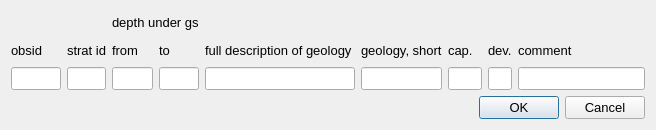
<?xml version="1.0" encoding="UTF-8"?>
<ui version="4.0">
 <class>Dialog</class>
 <widget class="QDialog" name="Dialog">
  <property name="geometry">
   <rect>
    <x>0</x>
    <y>0</y>
    <width>656</width>
    <height>130</height>
   </rect>
  </property>
  <property name="sizePolicy">
   <sizepolicy hsizetype="Preferred" vsizetype="Minimum">
    <horstretch>0</horstretch>
    <verstretch>0</verstretch>
   </sizepolicy>
  </property>
  <property name="minimumSize">
   <size>
    <width>0</width>
    <height>120</height>
   </size>
  </property>
  <property name="maximumSize">
   <size>
    <width>16777215</width>
    <height>135</height>
   </size>
  </property>
  <property name="windowTitle">
   <string>Dialog</string>
  </property>
  <layout class="QGridLayout" name="gridLayout" columnstretch="20,1,2,2,60,20,1,1,1,40" columnminimumwidth="0,0,0,0,0,0,0,0,0,0">
   <item row="0" column="2" colspan="2">
    <widget class="QLabel" name="label_5">
     <property name="font">
      <font>
       <family>Arial</family>
       <pointsize>10</pointsize>
      </font>
     </property>
     <property name="text">
      <string>depth under gs</string>
     </property>
    </widget>
   </item>
   <item row="1" column="0">
    <widget class="QLabel" name="label">
     <property name="font">
      <font>
       <family>Arial</family>
       <pointsize>10</pointsize>
      </font>
     </property>
     <property name="text">
      <string>obsid</string>
     </property>
    </widget>
   </item>
   <item row="1" column="1">
    <widget class="QLabel" name="label_2">
     <property name="font">
      <font>
       <family>Arial</family>
       <pointsize>10</pointsize>
      </font>
     </property>
     <property name="text">
      <string>strat id</string>
     </property>
    </widget>
   </item>
   <item row="1" column="2">
    <widget class="QLabel" name="label_3">
     <property name="font">
      <font>
       <family>Arial</family>
       <pointsize>10</pointsize>
      </font>
     </property>
     <property name="text">
      <string>from</string>
     </property>
    </widget>
   </item>
   <item row="1" column="3">
    <widget class="QLabel" name="label_4">
     <property name="font">
      <font>
       <family>Arial</family>
       <pointsize>10</pointsize>
      </font>
     </property>
     <property name="text">
      <string>to</string>
     </property>
    </widget>
   </item>
   <item row="1" column="4">
    <widget class="QLabel" name="label_6">
     <property name="font">
      <font>
       <family>Arial</family>
       <pointsize>10</pointsize>
      </font>
     </property>
     <property name="text">
      <string>full description of geology</string>
     </property>
    </widget>
   </item>
   <item row="1" column="5">
    <widget class="QLabel" name="label_7">
     <property name="font">
      <font>
       <family>Arial</family>
       <pointsize>10</pointsize>
      </font>
     </property>
     <property name="text">
      <string>geology, short</string>
     </property>
    </widget>
   </item>
   <item row="1" column="6">
    <widget class="QLabel" name="label_8">
     <property name="font">
      <font>
       <family>Arial</family>
       <pointsize>10</pointsize>
      </font>
     </property>
     <property name="text">
      <string>cap.</string>
     </property>
    </widget>
   </item>
   <item row="1" column="8">
    <widget class="QLabel" name="label_9">
     <property name="font">
      <font>
       <family>Arial</family>
       <pointsize>10</pointsize>
      </font>
     </property>
     <property name="text">
      <string>dev.</string>
     </property>
    </widget>
   </item>
   <item row="1" column="9">
    <widget class="QLabel" name="label_10">
     <property name="font">
      <font>
       <family>Arial</family>
       <pointsize>10</pointsize>
      </font>
     </property>
     <property name="text">
      <string>comment</string>
     </property>
    </widget>
   </item>
   <item row="2" column="0">
    <widget class="QLineEdit" name="obsid">
     <property name="font">
      <font>
       <family>Arial</family>
       <pointsize>10</pointsize>
      </font>
     </property>
     <property name="toolTip">
      <string>&lt;html&gt;&lt;head/&gt;&lt;body&gt;&lt;p&gt;&lt;span style=&quot; font-family:'Arial,sans-serif'; font-size:8pt; color:#000000; background-color:#ffffff;&quot;&gt;obsid must exist in obs_points.obsid&lt;/span&gt;&lt;/p&gt;&lt;/body&gt;&lt;/html&gt;</string>
     </property>
    </widget>
   </item>
   <item row="2" column="1">
    <widget class="QLineEdit" name="stratid">
     <property name="font">
      <font>
       <family>Arial</family>
       <pointsize>10</pointsize>
      </font>
     </property>
     <property name="toolTip">
      <string>&lt;html&gt;&lt;head/&gt;&lt;body&gt;&lt;p&gt;&lt;span style=&quot; font-family:'Arial,sans-serif'; font-size:8pt; color:#000000; background-color:#ffffff;&quot;&gt;Stratigraphy layer ID for the obsid, starts with layer 1 from ground surface and increases below&lt;/span&gt;&lt;/p&gt;&lt;/body&gt;&lt;/html&gt;</string>
     </property>
    </widget>
   </item>
   <item row="2" column="2">
    <widget class="QLineEdit" name="depthtop">
     <property name="font">
      <font>
       <family>Arial</family>
       <pointsize>10</pointsize>
      </font>
     </property>
     <property name="toolTip">
      <string>&lt;html&gt;&lt;head/&gt;&lt;body&gt;&lt;p&gt;&lt;span style=&quot; font-family:'Arial,sans-serif'; font-size:8pt; color:#000000; background-color:#ffffff;&quot;&gt;Depth, from surface level, to top of the stratigraphy layer&lt;/span&gt;&lt;/p&gt;&lt;/body&gt;&lt;/html&gt;</string>
     </property>
    </widget>
   </item>
   <item row="2" column="3">
    <widget class="QLineEdit" name="depthbot">
     <property name="font">
      <font>
       <family>Arial</family>
       <pointsize>10</pointsize>
      </font>
     </property>
     <property name="toolTip">
      <string>&lt;html&gt;&lt;head/&gt;&lt;body&gt;&lt;p&gt;&lt;span style=&quot; font-family:'Arial,sans-serif'; font-size:8pt; color:#000000; background-color:#ffffff;&quot;&gt;Depth, from surface level, to bottom of the stratigraphy layer&lt;/span&gt;&lt;/p&gt;&lt;/body&gt;&lt;/html&gt;</string>
     </property>
    </widget>
   </item>
   <item row="2" column="4">
    <widget class="QLineEdit" name="geology">
     <property name="font">
      <font>
       <family>Arial</family>
       <pointsize>10</pointsize>
      </font>
     </property>
     <property name="toolTip">
      <string>&lt;html&gt;&lt;head/&gt;&lt;body&gt;&lt;p&gt;&lt;span style=&quot; font-family:'Arial,sans-serif'; font-size:8pt; color:#000000; background-color:#ffffff;&quot;&gt;Full description of geology&lt;/span&gt;&lt;/p&gt;&lt;/body&gt;&lt;/html&gt;</string>
     </property>
    </widget>
   </item>
   <item row="2" column="5">
    <widget class="QLineEdit" name="geoshort">
     <property name="font">
      <font>
       <family>Arial</family>
       <pointsize>10</pointsize>
      </font>
     </property>
     <property name="toolTip">
      <string>&lt;html&gt;&lt;head/&gt;&lt;body&gt;&lt;p&gt;&lt;span style=&quot; font-family:'Arial,sans-serif'; font-size:8pt; color:#000000; background-color:#ffffff;&quot;&gt;Short description of geology, should correspond to the dictionaries used. Stratigraphy plot looks in this field and relates to coded dictionaries with fill patterns and colors. (See geocolorsymbols() in code midvatten_defs.py)&lt;/span&gt;&lt;/p&gt;&lt;/body&gt;&lt;/html&gt;</string>
     </property>
    </widget>
   </item>
   <item row="2" column="6" colspan="2">
    <widget class="QLineEdit" name="capacity">
     <property name="font">
      <font>
       <family>Arial</family>
       <pointsize>10</pointsize>
      </font>
     </property>
     <property name="toolTip">
      <string>&lt;html&gt;&lt;head/&gt;&lt;body&gt;&lt;p&gt;&lt;span style=&quot; font-family:'Arial,sans-serif'; font-size:8pt; color:#000000; background-color:#ffffff;&quot;&gt;Well capacity at the layer, may also be waterloss or similar. If using notations 1, 2, 3, 4-, 4, and so on until 6+ it will match color codes in Midvatten plugin.  (See code midvatten_defs.py)&lt;/span&gt;&lt;/p&gt;&lt;/body&gt;&lt;/html&gt;</string>
     </property>
    </widget>
   </item>
   <item row="2" column="8">
    <widget class="QLineEdit" name="development">
     <property name="font">
      <font>
       <family>Arial</family>
       <pointsize>10</pointsize>
      </font>
     </property>
     <property name="toolTip">
      <string>&lt;html&gt;&lt;head/&gt;&lt;body&gt;&lt;p&gt;&lt;span style=&quot; font-family:'Arial,sans-serif'; font-size:8pt; color:#000000; background-color:#ffffff;&quot;&gt;Well development - Is the flushed water clear and free of suspended solids?&lt;/span&gt;&lt;/p&gt;&lt;/body&gt;&lt;/html&gt;</string>
     </property>
    </widget>
   </item>
   <item row="2" column="9">
    <widget class="QLineEdit" name="comment">
     <property name="font">
      <font>
       <family>Arial</family>
       <pointsize>10</pointsize>
      </font>
     </property>
     <property name="toolTip">
      <string>&lt;html&gt;&lt;head/&gt;&lt;body&gt;&lt;p&gt;Comment&lt;/p&gt;&lt;/body&gt;&lt;/html&gt;</string>
     </property>
    </widget>
   </item>
   <item row="3" column="7" colspan="3">
    <widget class="QDialogButtonBox" name="buttonBox">
     <property name="font">
      <font>
       <family>Arial</family>
       <pointsize>10</pointsize>
      </font>
     </property>
     <property name="orientation">
      <enum>Qt::Horizontal</enum>
     </property>
     <property name="standardButtons">
      <set>QDialogButtonBox::Cancel|QDialogButtonBox::Ok</set>
     </property>
    </widget>
   </item>
  </layout>
 </widget>
 <resources/>
 <connections>
  <connection>
   <sender>buttonBox</sender>
   <signal>accepted()</signal>
   <receiver>Dialog</receiver>
   <slot>accept()</slot>
   <hints>
    <hint type="sourcelabel">
     <x>248</x>
     <y>254</y>
    </hint>
    <hint type="destinationlabel">
     <x>157</x>
     <y>274</y>
    </hint>
   </hints>
  </connection>
  <connection>
   <sender>buttonBox</sender>
   <signal>rejected()</signal>
   <receiver>Dialog</receiver>
   <slot>reject()</slot>
   <hints>
    <hint type="sourcelabel">
     <x>316</x>
     <y>260</y>
    </hint>
    <hint type="destinationlabel">
     <x>286</x>
     <y>274</y>
    </hint>
   </hints>
  </connection>
 </connections>
</ui>
